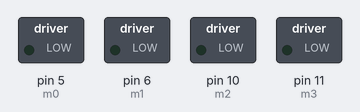
The sketch below on a simulated Arduino Uno, built with avr-gcc and run on an emulated ATmega328P. Shown: switched loads named in the sketch (green lamp = pin HIGH).

Above: at 0.1 s.
At 5.1 s:
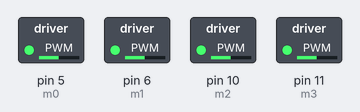
At 6.1 s:
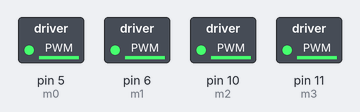
Timing chart, 0 to 7.6 s (numbered marks = the images above):
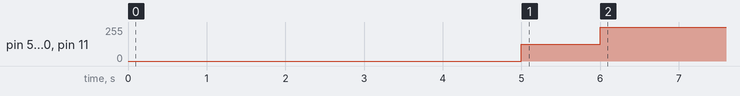

Measured:
- by itself, pin 5 (m0), pin 6 (m1), pin 10 (m2), pin 11 (m3): 0/255 → 125/255 at 5.0 s, → 254/255 1.0 s later

The sketch:

quadButonMotorDeneme.ino
```cpp
int m0 = 5, m1 = 6, m2 = 10;
int m3 = 11;

int buttonState = 0;         // when button is finished buttonState will have a value of HIGH
bool isButtonPushed = false;

void motorZeroLevel(){
  analogWrite(m0,125);
  analogWrite(m1,125);
  analogWrite(m2,125);
  analogWrite(m3,125);
}

void motorInc(){
  analogWrite(m0,254);
  analogWrite(m1,254);
  analogWrite(m2,254);
  analogWrite(m3,254);
}

void motorStop(){
  analogWrite(m0,20);
  analogWrite(m1,20);
  analogWrite(m2,20);
  analogWrite(m3,20);
}

void setup(){
  Serial.begin(9600);
  delay(5000);
  pinMode(m0,OUTPUT);
  pinMode(m1,OUTPUT);
  pinMode(m2,OUTPUT);
  pinMode(m3,OUTPUT);
}

boolean flag = false;

void loop(){
  //if(Serial.available()){
    if(flag == false){
    motorZeroLevel();
    delay(1000);
    motorInc();
    flag = true;
  }
    delay(60000);
    if(flag == true)
      motorStop();

 // }
}


//void getgps(TinyGPS &gps)
//{
//  float latitude, longitude;
//  gps.f_get_position(&latitude, &longitude);
//  // Serial.print("Lat/Long: ");
//  Serial.print(latitude,5);
////  Serial.print(", ");
////  Serial.println(longitude,5);
////
////  Serial.print("Altitude (meters): "); Serial.println(gps.f_altitude());
////  Serial.print("Course (degrees): "); Serial.println(gps.f_course());
////  Serial.print("Speed(kmph): "); Serial.println(gps.f_speed_kmph());
////  Serial.println();
////
//  // Here you can print statistics on the sentences.
//  unsigned long chars;
//  unsigned short sentences, failed_checksum;
//  gps.stats(&chars, &sentences, &failed_checksum);
//}
```
